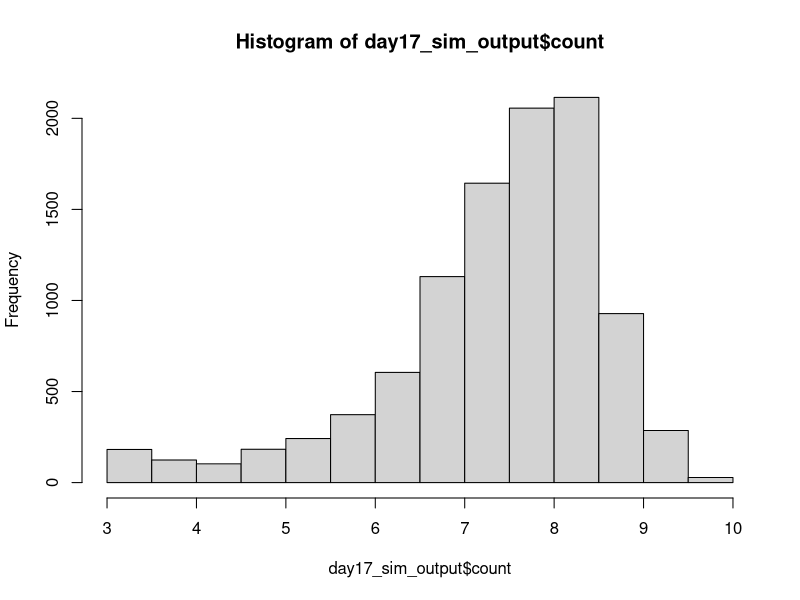
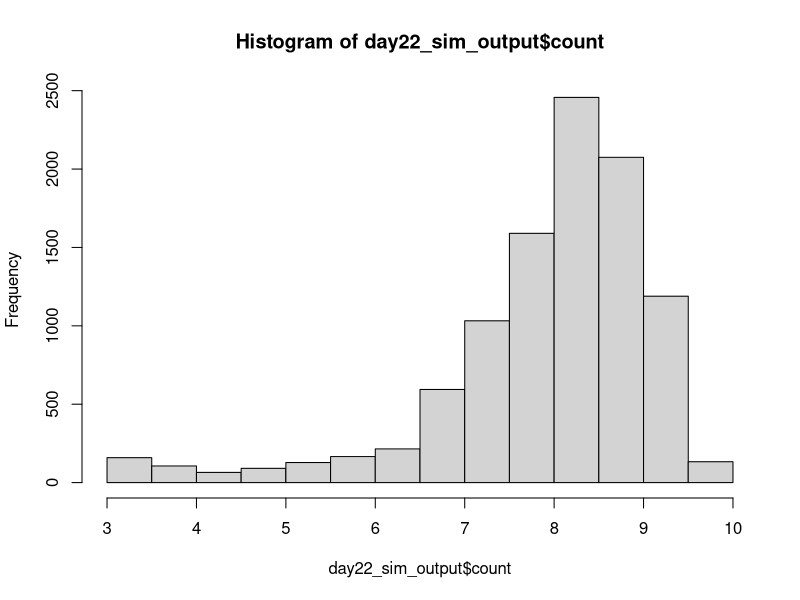

Reproduce these figures in R, in order. (Note: this script raises an error after producing the figures.)
## ---------------------------Title---------------------------------------------
# CIDA Shelf Life Model

## ---------------------------Description---------------------------------------
# Project: CIDA Spinach 

# Description: 

## ---------------------------Packages------------------------------------------

#   Loading packages
library(dplyr); library(MASS); library(VGAM)

## ---------------------------Seed----------------------------------------------

#Set seed
set.seed(1)

## ---------------------------Inputs--------------------------------------------

#Load in data

strain_param <- read.csv("primary_model_parameters_strain_by_rep_2022_08_26.csv", header = TRUE)
apc_param <- read.csv("primary_model_parameters_apc_by_rep_2022_09_01.csv", header = TRUE)

mumax_secon <- read.csv("secondary_model_mumax_strain_by_rep_2022-09-01.csv", header = TRUE)
lag_secon <- read.csv("secondary_model_lag_strain_by_rep_2022_09_01.csv", header = TRUE)
lag_apc_secon <- read.csv("secondary_model_lag_apc_by_rep2022_09_01.csv", header = TRUE)

initial_count <- read.csv("initial_distribution_2022_08_24.csv", header = TRUE)
st_frequency <- read.csv("st_frequency_2022_05_18.csv", header = TRUE)

#Change strain parameters to lowercase 
strain_param$isolate <- tolower(strain_param$isolate)
apc_param$isolate <- tolower(apc_param$isolate)

mumax_secon$isolate <- tolower(mumax_secon$isolate)
lag_secon$isolate <- tolower(lag_secon$isolate)

#Initial Count Distribution: Log transforming initial count, and fitting a normal distribution to the data
initial_count_dist <- function(n){
  ans <- runif(n, min = initial_count$min, max = initial_count$max)
  return(ans)
}

#ST Distribution
isolates <- st_frequency$cida_isolates
st_prev <- st_frequency$frequency

st_dist <- function(n) {
ans <- sample(isolates, size = n, prob = st_prev, replace = T)
return(ans)
}

#Storage Temperature Distribution
temp_location <- 4
temp_shape <- 2.31

temp_dist <- function(n) {
  ans <- rlaplace(n, temp_location, temp_shape)
  for(i in 1:n)
  while (ans[i] < 0 | ans[i] > 10) {
    ans[i] <- rlaplace(1, temp_location, temp_shape)
  }
  return(ans)
}

#Primary Growth Models 


#Baranyi
baranyi <- function(day, log10n0, log10nmax, mumax, lag){
  log10n <- log10nmax + log10((-1 + exp(mumax * lag) + exp(mumax * day))/(exp(mumax * day) - 1 + exp(mumax * lag) * 10^(log10nmax - log10n0)))
}

#Baranyi without lag
baranyi_no_lag <- function(day, log10n0, log10nmax, mumax){
  log10n <- log10nmax - log10(1 + (10^(log10nmax - log10n0) - 1) * exp(-mumax * day))
}

#Buchanan
buchanan <- function(day, log10n0, log10nmax, mumax, lag){
  log10n <- log10n0 + (day >= lag) * (day <= (lag + (log10nmax - log10n0) * log(10) / mumax)) * mumax * (day - lag) / log(10) + (day >= lag) * (day>(lag + (log10nmax - log10n0) * log(10) / mumax)) * (log10nmax - log10n0)
}

#Buchanan without lag
buchanan_no_lag <- function(day, log10n0, log10nmax, mumax){
  log10n <- log10n0 + (day <= ((log10nmax - log10n0) * log(10) / mumax)) * mumax * day / log(10) + (day > ((log10nmax - log10n0) * log(10) / mumax)) * (log10nmax - log10n0)
}

#Gompertz
gompertz <- function(day, log10n0, log10nmax, mumax, lag){
  log10n <- log10n0 + (log10nmax - log10n0) * exp(-exp(mumax * exp(1) * (lag - day) / ((log10nmax - log10n0) * log(10)) + 1))
}


log10N_with_lag <- function(day, log10n0, log10nmax, mumax, lag, model) {
  ans <- numeric(length = length(day))
  for(i in seq_along(day)){
    if (model[i] == "baranyi") {
      ans[i] <- baranyi(day[i], log10n0[i], log10nmax[i], mumax[i], lag[i])
    }
    else if(model[i] == 'buchanan') {
      ans[i] <- buchanan(day[i], log10n0[i], log10nmax[i], mumax[i], lag[i])
    }
    else if(model[i] == "gompertz"){
      ans[i] <- gompertz(day[i], log10n0[i], log10nmax[i], mumax[i], lag[i])
    } 
    else{
      stop(paste0(model, " is not a valid model name. Must be one of Buchanan, Baranyi, Gompertz."))
    }
  }
  return(ans)
  
}

log10N_without_lag <- function(day, log10n0, log10nmax, mumax, model) {
  ans <- numeric(length = length(day))
  for(i in seq_along(day)){
    if (model[i] == "baranyi_no_lag") {
      ans[i] <- baranyi_no_lag(day[i], log10n0[i], log10nmax[i], mumax[i])
    }
    else if(model[i] == 'buchanan_no_lag') {
      ans[i] <- buchanan_no_lag(day[i], log10n0[i], log10nmax[i], mumax[i])
    }
    else{
      stop(paste0(model, " is not a valid model name. Must be one of Buchanan, Baranyi, Gompertz."))
    }
  }
  return(ans)
  
}

#Secondary model 

NewMu <- function(temp, b, temp_min) {
  sqrt_mu <- b*(temp - temp_min)
  ans <- sqrt_mu^2
  return(ans)
}

NewLag <- function(temp, b, temp_min) {
  sqrt_lag <- b*(temp - temp_min)
  ans <- sqrt_lag^2
  return(ans)
}

## ---------------------------Simulation Overview-------------------------------

n_packages <- 10000
n_sim <- n_packages
n_day <- 22

## ---------------Assigning Model Inputs----------------------------------------

#Assigning initial count, ST and temperature to each package
packages_sim <- data.frame(matrix(, nrow = n_sim, ncol = 9))
colnames(packages_sim) <- c("package", "initial_count", "storage_temp", "isolate", "isolate_rep", "model", "lag", "mu", "nmax")

packages_sim$package <- rep(1:n_packages)
packages_sim$initial_count <- initial_count_dist(n_sim)
packages_sim$storage_temp <- temp_dist(n_sim)
packages_sim$isolate <- st_dist(n_sim)
packages_sim$isolate_rep <- sample(1:3, n_sim, replace = TRUE)

#Assigning a growth model to each package. The selected model will be the best fitting model at 6˚C 
for(i in 1:n_sim){
  strain_index <- which(packages_sim$isolate[i] == strain_param$isolate & packages_sim$isolate_rep[i] == strain_param$rep & 6 == strain_param$temp)
  packages_sim$model[i] <- strain_param$model_type[strain_index]
}

#Assign lag to each package

for(i in 1:n_sim){
  rep <- packages_sim$isolate_rep[i]
  if(packages_sim$isolate[i] == "s12-0180"){
    rep <- sample(c(1, 3), 1, replace = TRUE)
  } else if (packages_sim$isolate[i] == "s12-0184"){
    rep <- 1
  } else if (packages_sim$isolate[i] == "s12-0132"){
    rep <- 3
  }  else {
    rep <- rep
  }
  apc_lag <- 0
  strain_index <- which(packages_sim$isolate[i] == lag_secon$isolate & rep == lag_secon$rep)
  strain_lag <- NewLag(packages_sim$storage_temp[i], lag_secon$b_mu[strain_index], lag_secon$temp_min_mu[strain_index])
  strain_lag <- ifelse(packages_sim$isolate[i] == "s12-0166", 0, strain_lag)
  packages_sim$lag[i] <- runif(n = 1, min = min(strain_lag, apc_lag), max = max(strain_lag, apc_lag))
  packages_sim$lag[i] <- packages_sim$lag[i]*0.4
}

packages_sim$lag <- ifelse(packages_sim$model %in% c("baranyi_no_lag", "buchanan_no_lag"), NA, packages_sim$lag)

#Assign mumax to each package
for(i in 1:n_sim){
  rep <- ifelse(packages_sim$isolate[i] == "s12-0141", 1, packages_sim$isolate_rep[i])
  strain_index <- which(packages_sim$isolate[i] == mumax_secon$isolate & rep == mumax_secon$rep)
  package_mu <- NewMu(packages_sim$storage_temp[i], mumax_secon$b_mu[strain_index], mumax_secon$temp_min_mu[strain_index])
  packages_sim$mu[i] <- package_mu
}

#Assign nmax to each package
for(i in 1:n_sim){
  rep <- packages_sim$isolate_rep[i]
strain_index <- which(packages_sim$isolate[i] == strain_param$isolate & rep == strain_param$rep & 6 == strain_param$temp)
apc_index <- which(packages_sim$isolate[i] == apc_param$isolate & rep == apc_param$rep & 6 == apc_param$temp)
strain_nmax <- strain_param$nmax[strain_index]
apc_nmax <- apc_param$nmax[strain_index]
packages_sim$nmax[i] <- runif(n = 1, strain_nmax, apc_nmax)
}

## ----------------Assessing Growth Over Shelf Life-----------------------------

models_with_lag <- c("baranyi", "buchanan", "gompertz")

shelf_life_sim <- packages_sim[rep(seq_len(nrow(packages_sim)), each = 22), ]
rownames(shelf_life_sim) <- 1:nrow(shelf_life_sim)
shelf_life_sim["day"] <- rep(1:n_day, times = n_sim)
shelf_life_sim["count"] <- NA

shelf_life_sim[is.na(shelf_life_sim$lag), ] <- shelf_life_sim[is.na(shelf_life_sim$lag), ] %>% 
  mutate(count = log10N_without_lag(day, initial_count, nmax, mu, model))

shelf_life_sim[!is.na(shelf_life_sim$lag), ] <- shelf_life_sim[!is.na(shelf_life_sim$lag), ] %>% 
  mutate(count = log10N_with_lag(day, initial_count, nmax, mu, lag, model))

## --------------------------------Plotting Outcome-----------------------------

day17_sim_output <- shelf_life_sim %>%
  filter(day == 17)

h17 <- hist(day17_sim_output$count)
h17


day22_sim_output <- shelf_life_sim %>%
  filter(day == 22)

h22 <- hist(day22_sim_output$count)
h22

## --------------------------------Threshold------------------------------------

sa_temp <- shelf_life_sim %>%
  group_by(day) %>%
  summarise(prop_fail = sum(count > 7.6)/n_packages) %>%
  mutate(adj = 0.4) %>%
  mutate(param = "lag")

## --------------------------------Export---------------------------------------

date <- Sys.Date()
date <- gsub("-", "_", date)
file_name <- paste0("output/sa_lag_", date,".csv")
  
write.table(sa_temp, file_name, sep = ",", col.names = !file.exists(file_name), append = T, row.names = FALSE)
